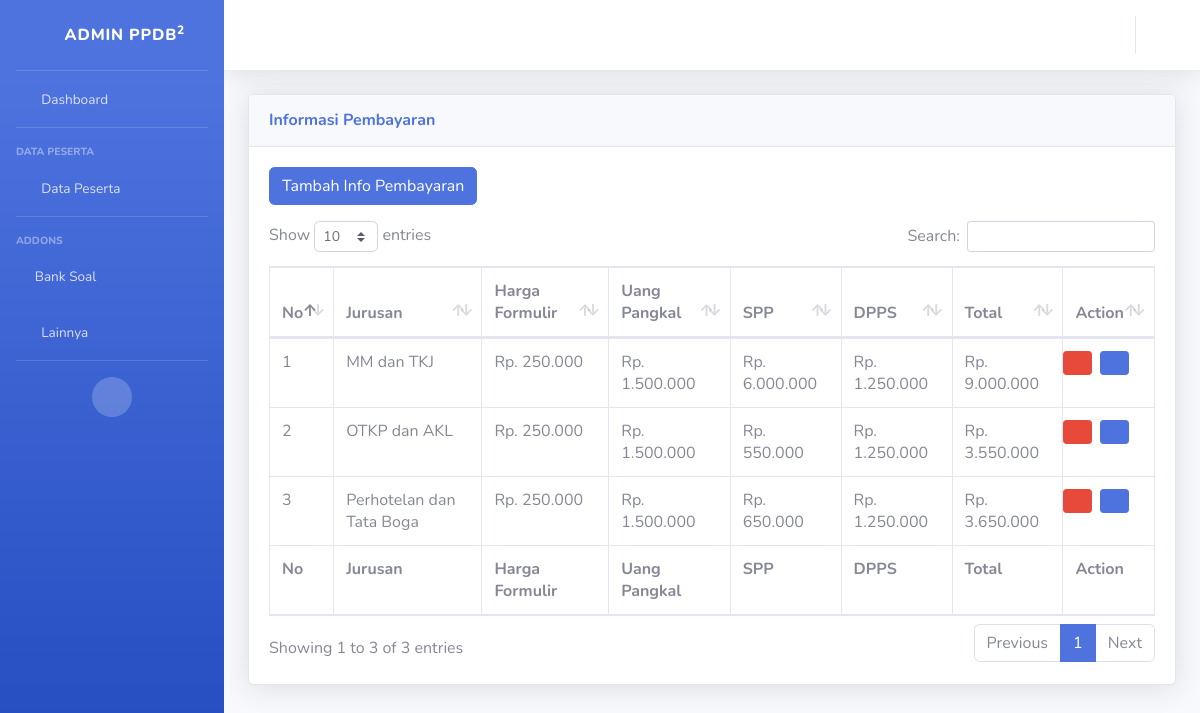
The page /index.php/info/info_siswa on the database its author committed.
### tables this page shows
CREATE TABLE `info_pembayaran` (
  `id` int(11) NOT NULL,
  `jurusan` varchar(200) NOT NULL,
  `harga_formulir` varchar(200) NOT NULL,
  `uang_pangkal` varchar(200) NOT NULL,
  `spp` varchar(200) NOT NULL,
  `dpps` varchar(200) NOT NULL
);

### application/controllers/info/info_siswa.php (called while the page is built, shortened)
<?php
class info_siswa extends CI_Controller
{
	public function index()
	{
		$data['info_pembayaran'] = $this->ppdb_model->get_data('info_pembayaran')->result();
		$this->load->view('templates/header_admin');
		$this->load->view('templates/sidebar_admin');
		$this->load->view('info/info_siswa',$data);
		$this->load->view('templates/footer_admin');
	}
}

### index.php (called while the page is built, shortened)
<?php
require_once BASEPATH.'core/CodeIgniter.php';

### application/models/ppdb_model.php (called while the page is built, shortened)
<?php
class Ppdb_model extends CI_Model
{
	public function get_data($table)
	{
		return $this->db->get($table);
	}
}

### application/views/info/info_siswa.php (the view, shortened to what this page needs)
<div class="container-fluid">
    <div class="card shadow mb-4">
        <div class="card-header py-3">
            <h6 class="m-0 font-weight-bold text-primary">Informasi Pembayaran</h6>
        </div>
        <div class="card-body">
            <div class="table-responsive">
            <a href="<?php echo base_url('info/info_siswa/tambah_info_pembayaran') ?>" class="btn btn-primary mb-3">Tambah Info Pembayaran</a>
                <table class="table table-bordered" id="dataTable" width="100%" cellspacing="0">
                    <thead>
                        <tr>
         <th>No</th>
	<th>Jurusan</th>
	<th>Harga Formulir</th>
	<th>Uang Pangkal</th>
	<th>SPP</th>
	<th>DPPS</th>
	<th>Total</th>
	<th>Action</th>
                        </tr>
                    </thead>
                    <tfoot>
                        <tr>
                           <th>No</th>
	<th>Jurusan</th>
	<th>Harga Formulir</th>
	<th>Uang Pangkal</th>
	<th>SPP</th>
	<th>DPPS</th>
	<th>Total</th>
	<th>Action</th>
                        </tr>
                    </tfoot>
                    <tbody>
             <?php $no = 1;
foreach ($info_pembayaran as $cs) : ?>
	<tr>
		<td><?php echo $no++; ?></td>
		<td><?php echo $cs->jurusan ?></td>
		<td>Rp.
				<?php ;
				echo number_format($cs->harga_formulir,0,',','.')
				?>
		</td>
		<td>Rp.
				<?php ;
				echo number_format($cs->uang_pangkal,0,',','.')
				?>
		</td>
		<td>Rp.
				<?php ;
				echo number_format($cs->spp,0,',','.')
				?>
		</td>
		<td>Rp.
				<?php ;
				echo number_format($cs->dpps,0,',','.')
				?>
		</td>
		<td>
			Rp.
				<?php ;
				echo number_format($cs->uang_pangkal + $cs->harga_formulir +$cs->spp + $cs->dpps,0,',','.')
				?>
		</td>
		<td>
			<div class="row">
				<a href="<?php echo base_url('info/info_siswa/delete_info_pembayaran/') . $cs->id ?>" class="btn btn-sm btn-danger mr-2"><i class="fas fa-trash"></i></a>
				<a href="<?php echo base_url('info/info_siswa/update_info_pembayaran/') . $cs->id ?>" class="btn btn-sm btn-primary"><i class="fas fa-edit"></i></a>
			</div>
		</td>
	</tr>
<?php endforeach; ?>
        </div>
    </div>
</div>

### rows shown on the page
info_pembayaran: jurusan "MM dan TKJ", harga_formulir "250.000", uang_pangkal "1.500.000", spp "6.000.000", dpps "1.250.000", $cs->uang_pangkal + $cs->harga_formulir +$cs->spp + $cs->dpps "9.000.000"
info_pembayaran: jurusan "OTKP dan AKL", harga_formulir "250.000", uang_pangkal "1.500.000", spp "550.000", dpps "1.250.000", $cs->uang_pangkal + $cs->harga_formulir +$cs->spp + $cs->dpps "3.550.000"
info_pembayaran: jurusan "Perhotelan dan Tata Boga", harga_formulir "250.000", uang_pangkal "1.500.000", spp "650.000", dpps "1.250.000", $cs->uang_pangkal + $cs->harga_formulir +$cs->spp + $cs->dpps "3.650.000"
